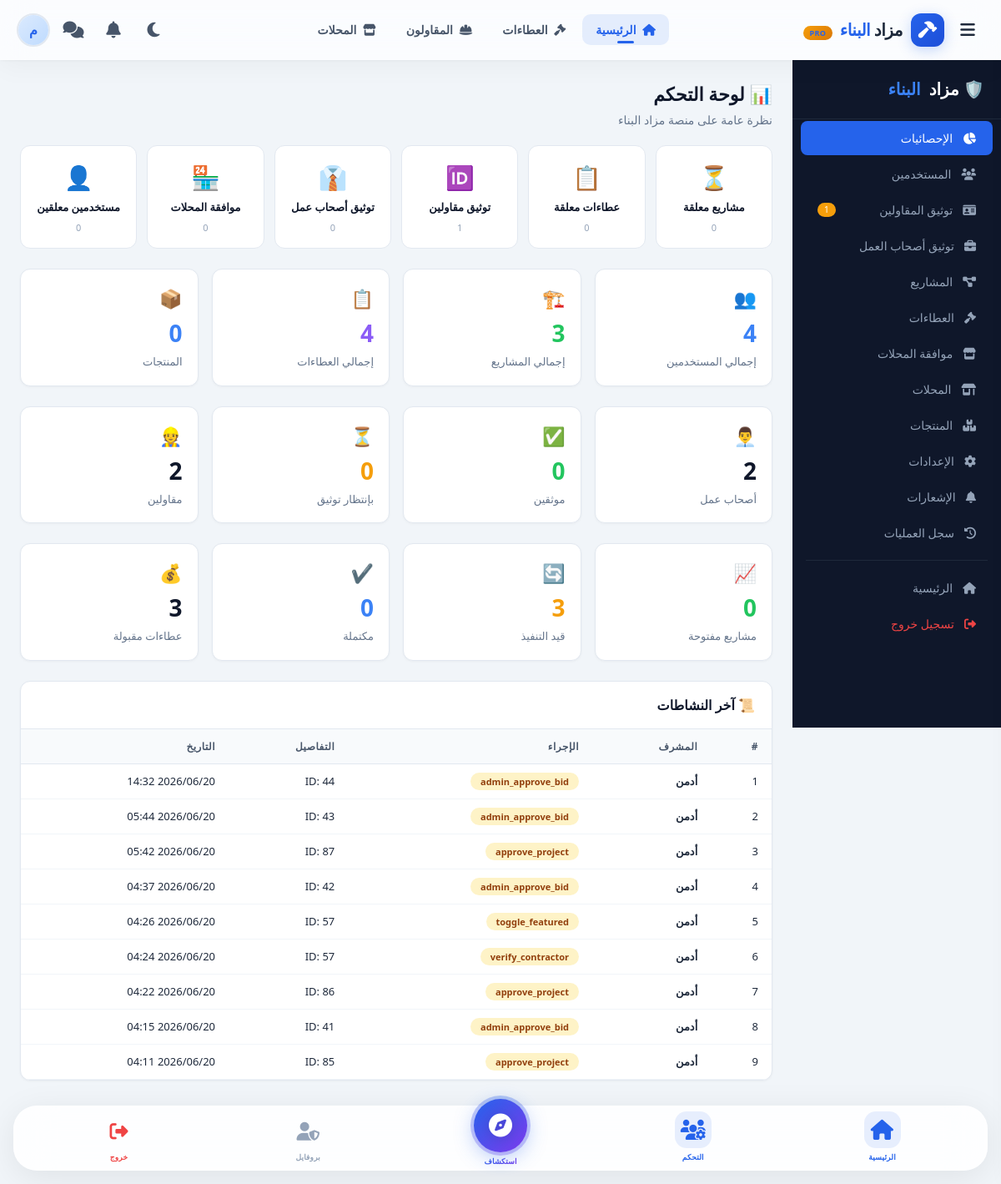
/admin.php (signed in), run on the app's committed database.
### tables this page shows
CREATE TABLE `users` (
  `id` int(11) NOT NULL,
  `name` varchar(100) NOT NULL,
  `email` varchar(150) NOT NULL,
  `password` varchar(255) NOT NULL,
  `user_type` enum('employer','contractor','shop','admin') NOT NULL DEFAULT 'employer',
  `contractor_class` enum('A','B','C','D','pending') DEFAULT 'pending',
  `verification_status` enum('pending','approved','rejected') DEFAULT 'pending',
  `verification_date` datetime DEFAULT NULL,
  `verification_expiry` datetime DEFAULT NULL,
  `employer_verification_status` enum('pending','approved','rejected','none') DEFAULT 'none',
  `employer_verification_date` datetime DEFAULT NULL,
  `is_featured` tinyint(1) DEFAULT 0,
  `admin_notes` text DEFAULT NULL,
  `verified_by` int(11) DEFAULT NULL,
  `featured_until` date DEFAULT NULL,
  `verification_reject_reason` text DEFAULT NULL,
  `verified_at` timestamp NULL DEFAULT NULL,
  `entity_type` enum('individual','company') DEFAULT NULL,
  `phone` varchar(20) DEFAULT NULL,
  `whatsapp` varchar(20) DEFAULT NULL,
  `country_id` int(11) DEFAULT NULL,
  `city_id` int(11) DEFAULT NULL,
  `avatar` varchar(255) DEFAULT 'default-avatar.png',
  `bio` text DEFAULT NULL,
  `classification` varchar(50) DEFAULT NULL,
  `rating` decimal(3,2) DEFAULT 0.00,
  `reviews_count` int(11) DEFAULT 0,
  `is_verified` tinyint(1) DEFAULT 0,
  `status` enum('active','suspended','pending') DEFAULT 'active',
  `reset_token` varchar(255) DEFAULT NULL,
  `reset_expiry` datetime DEFAULT NULL,
  `created_at` timestamp NULL DEFAULT current_timestamp(),
  `updated_at` timestamp NULL DEFAULT current_timestamp() ON UPDATE current_timestamp(),
  `last_login` datetime DEFAULT NULL,
  `remember_token` varchar(255) DEFAULT NULL,
  `email_verified_at` datetime DEFAULT NULL,
  `otp_code` varchar(10) DEFAULT NULL,
  `otp_expires` datetime DEFAULT NULL,
  `cover_image` varchar(255) DEFAULT NULL,
  `address` varchar(255) DEFAULT NULL
);

CREATE TABLE `admin_logs` (
  `id` int(11) NOT NULL,
  `admin_id` int(11) NOT NULL,
  `action` varchar(255) NOT NULL,
  `details` text DEFAULT NULL,
  `created_at` timestamp NULL DEFAULT current_timestamp()
);

### admin.php (the view, shortened to what the rows shown need)
<?php
require_once 'config.php';
$section = clean($_GET['section'] ?? 'dashboard');
$recent_activities = [];
try {
    $stmt = $pdo->prepare("
        SELECT * FROM admin_logs ORDER BY created_at DESC LIMIT 10
    ");
    $stmt->execute();
    $recent_activities = $stmt->fetchAll();
} catch (Exception $e) {}
include 'includes/header.php';
?>
<!DOCTYPE html>
<html lang="ar" dir="rtl">
<head>
    <link href="https://cdnjs.cloudflare.com/ajax/libs/font-awesome/6.4.0/css/all.min.css" rel="stylesheet">
</head>
<body>
<div class="admin-layout">
    <main class="admin-content">
        <?php if ($section === 'dashboard'): ?>
        <h2 class="section-title">📊 لوحة التحكم</h2>
        <div class="table-wrap">
            <table>
                <thead><tr><th>#</th><th>المشرف</th><th>الإجراء</th><th>التفاصيل</th><th>التاريخ</th></tr></thead>
                <tbody>
                    <?php if (empty($recent_activities)): ?>
                        <tr><td colspan="5" class="empty-state">لا توجد سجلات بعد</td></tr>
                    <?php else: foreach ($recent_activities as $i => $log): ?>
                        <tr>
                            <td><?= $i+1 ?></td>
                            <td><strong><?= clean($log['admin_name'] ?? 'أدمن') ?></strong></td>
                            <td><span class="badge-status pending"><?= clean($log['action']) ?></span></td>
                            <td><?= clean($log['details'] ?? '-') ?></td>
                            <td><?= date('Y/m/d H:i', strtotime($log['created_at'])) ?></td>
                        </tr>
                    <?php endforeach; endif; ?>
                </tbody>
            </table>
        </div>
        <?php endif; ?>
    </main>
</div>
<?php include 'includes/footer.php'; ?>

### includes/header.php (shortened to what the rows shown need)
<?php
require_once __DIR__ . '/../config.php';
$current_user = null;
$theme = $_COOKIE['theme'] ?? 'light';
if (isset($_SESSION['user_id']) && $_SESSION['user_id'] > 0) {
    $current_user = getUser($_SESSION['user_id']);
}
?>
<!DOCTYPE html>
<html lang="ar" dir="rtl" class="<?= $theme === 'dark' ? 'dark' : '' ?>">
<head>
    <link rel="stylesheet" href="https://cdnjs.cloudflare.com/ajax/libs/font-awesome/6.5.1/css/all.min.css">
    <script src="https://cdn.tailwindcss.com"></script>
</head>
<body>
<header class="header-glass" id="mainHeader">
    <div class="header-inner">
        <div class="flex items-center gap-1 md:gap-2">
            <?php if (isset($_SESSION['user_id']) && $_SESSION['user_id'] > 0 && $current_user): ?>
                <a href="<?= SITE_URL ?>/profile.php" class="user-avatar" aria-label="الملف الشخصي">
                    <?php if (!empty($current_user['avatar']) && $current_user['avatar'] !== 'default-avatar.png'): ?>
                        <img src="<?= SITE_URL ?>/<?= $current_user['avatar'] ?>" alt="<?= clean($current_user['name']) ?>">
                    <?php else: ?>
                        <div class="fallback"><?= mb_substr($current_user['name'] ?? 'U', 0, 1) ?></div>
                    <?php endif; ?>
                </a>
            <?php else: ?>
                <a href="<?= SITE_URL ?>/login.php" class="btn-secondary">تسجيل الدخول</a>
                <a href="<?= SITE_URL ?>/register.php" class="btn-primary">انضم الآن</a>
            <?php endif; ?>
        </div>
    </div>
</header>
</body>
</html>

### data on the page
users: name "م"
admin_logs: admin_name "أدمن", action "admin_approve_bid", details "ID: 44", created_at "2026/06/20 14:32"
admin_logs: admin_name "أدمن", action "admin_approve_bid", details "ID: 43", created_at "2026/06/20 05:44"
admin_logs: admin_name "أدمن", action "approve_project", details "ID: 87", created_at "2026/06/20 05:42"
admin_logs: admin_name "أدمن", action "admin_approve_bid", details "ID: 42", created_at "2026/06/20 04:37"
admin_logs: admin_name "أدمن", action "toggle_featured", details "ID: 57", created_at "2026/06/20 04:26"
admin_logs: admin_name "أدمن", action "verify_contractor", details "ID: 57", created_at "2026/06/20 04:24"
admin_logs: admin_name "أدمن", action "approve_project", details "ID: 86", created_at "2026/06/20 04:22"
admin_logs: admin_name "أدمن", action "admin_approve_bid", details "ID: 41", created_at "2026/06/20 04:15"
admin_logs: admin_name "أدمن", action "approve_project", details "ID: 85", created_at "2026/06/20 04:11"

### other printed values
$stats['pending_verification'] "1"
$stats['pending_projects'] "0"
$stats['pending_bids'] "0"
$stats['pending_employer_verification'] "0"
$stats['pending_shops'] "0"
$stats['pending_users'] "0"
$stats['users'] "4"
$stats['projects'] "3"
$stats['bids'] "4"
$stats['products'] "0"
$stats['employers'] "2"
$stats['verified_employers'] "0"
$stats['contractors'] "2"
$stats['open_projects'] "0"
$stats['in_progress_projects'] "3"
